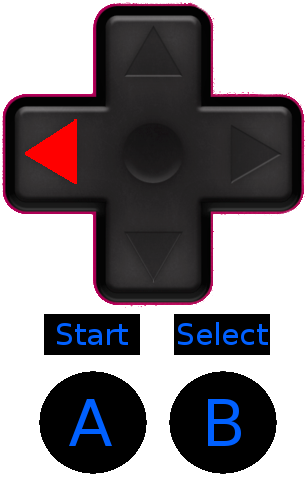
#> input picture ControllerImages/PressingLeft.png, 305 x 500 px
$ python -i PokemonEngine.py   (imports and definitions only)   (older library calls are emulated)
#> lines starting #> are read from the running program, lines starting #| are printed output that depends on the picture
import subprocess
import time
import os
import shutil
import numpy as np
import matplotlib.pyplot as plt
import skimage
from PIL import Image

SAVEGAMELOC = "/home/ctralie/.vba/POKEMONRED981.sgm"
PYTHON3 = True
RECORD_TIME = 1
FRAMESPERSEC = 15
Y_OFFSET = -45
HEIGHT_CORRECTION = 50

class Key(object):
    def __init__(self, key, actualkey, prob, image):
        self.key = key
        self.actualkey = actualkey
        self.prob = prob
        self.image = image

KEYS = {}
KEYS["left"] = Key("Left", "left", 0.186,  "PressingLeft.png")
KEYS["right"] = Key("Right", "right", 0.186, "PressingRight.png")
KEYS["up"] = Key("Up", "up", 0.186, "PressingUp.png")
KEYS["down"] = Key("Down", "down", 0.186, "PressingDown.png")
KEYS["a"] = Key("Z", "a", 0.202, "PressingA.png")
KEYS["b"] = Key("X", "b", 0.05, "PressingB.png")
KEYS["start"] = Key("Return", "Start", 0.002, "PressingStart.png")
KEYS["select"] = Key("BackSpace", "Select", 0.002, "PressingSelect.png")

# [9 lines left out: function getRandomKey, not called in this run]

def launchGame():
    #subprocess.Popen(["vba", "-4", "POKEMONRED98.GB"])
    FNULL = open(os.devnull, 'w')
    subprocess.Popen(["vba", "POKEMONRED98.GB"], stdout = FNULL, stderr = FNULL)

#Get the window ID of the process
# [25 lines left out: functions getWindowID, getWindowGeometry, not called in this run]

#Move to the window and click on it to gain focus
def gainFocus(ID):
    subprocess.call(["xdotool", "mousemove", "--window", "%i"%ID, "200", "200", "click", "1"])

# [44 lines left out: functions saveGame, loadGame, closeGame, startRecording, not called in this run]

def stopRecording(proc):
    proc.terminate()

# [88 lines left out: functions hitKey, holdKey, releaseKey, makeFrameTemplate, hitKeyAndRecord, not called in this run]

def randomWalk(nframes):
    import time
    launchGame()
    time.sleep(1)
    ID = getWindowID()
    time.sleep(1)
    loadGame("BEGINNING.sgm", ID)
    holdKey(ID, 'space')
    #time.sleep(3)
    keysList = list(KEYS.keys())
    delay = 1000/30
    time = int(np.ceil(delay*nframes*1.1/1000))
    recProc = startRecording(ID, "test.gif", time)
    for i in range(nframes):
        key = KEYS[keysList[np.random.randint(len(KEYS))]]
        hitKey(ID, key.key, delay)
    releaseKey(ID, 'space')
    #saveGame("startScreen.sgm", ID)

# [7 lines left out: function testLeft, not called in this run]

#randomWalk(100)

>>> import cv2
>>> picture = cv2.imread('ControllerImages/PressingLeft.png', cv2.IMREAD_GRAYSCALE)
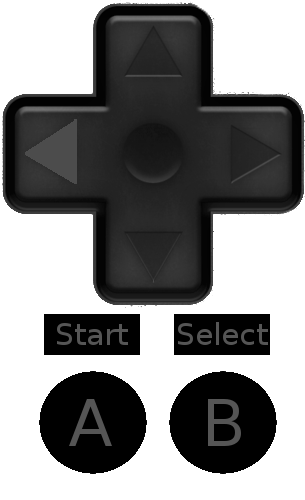
#> picture: shape (500, 305); min 0, max 255, mean 133.5
#> (the run stopped early here; a loop or call above may not have finished)

$ run again, on ControllerImages/ArrowKeys.png
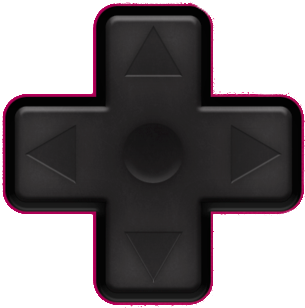
#> input picture ControllerImages/ArrowKeys.png, 305 x 308 px
#> `picture = cv2.imread('ControllerImages/PressingLeft.png', cv2.IMREAD_G..`:
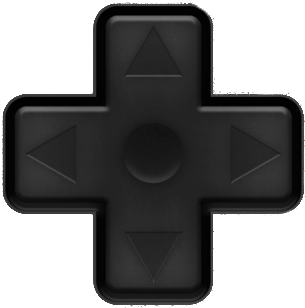
#> picture: shape (308, 305); min 0, max 255, mean 122.6
